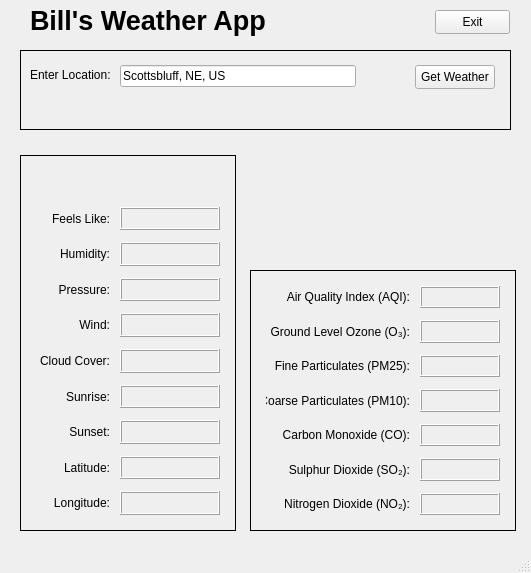
<?xml version="1.0" encoding="UTF-8"?>
<ui version="4.0">
 <class>MainWindow</class>
 <widget class="QMainWindow" name="MainWindow">
  <property name="geometry">
   <rect>
    <x>0</x>
    <y>0</y>
    <width>531</width>
    <height>573</height>
   </rect>
  </property>
  <property name="windowTitle">
   <string>Weather App</string>
  </property>
  <widget class="QWidget" name="centralwidget">
   <widget class="QLabel" name="label_2">
    <property name="geometry">
     <rect>
      <x>30</x>
      <y>5</y>
      <width>331</width>
      <height>31</height>
     </rect>
    </property>
    <property name="font">
     <font>
      <pointsize>20</pointsize>
      <bold>true</bold>
     </font>
    </property>
    <property name="text">
     <string>Bill's Weather App</string>
    </property>
   </widget>
   <widget class="QFrame" name="frame_get_location">
    <property name="geometry">
     <rect>
      <x>20</x>
      <y>50</y>
      <width>491</width>
      <height>80</height>
     </rect>
    </property>
    <property name="frameShape">
     <enum>QFrame::Shape::Panel</enum>
    </property>
    <property name="frameShadow">
     <enum>QFrame::Shadow::Plain</enum>
    </property>
    <property name="lineWidth">
     <number>1</number>
    </property>
    <widget class="QLabel" name="label">
     <property name="geometry">
      <rect>
       <x>10</x>
       <y>15</y>
       <width>91</width>
       <height>20</height>
      </rect>
     </property>
     <property name="text">
      <string>Enter Location:</string>
     </property>
    </widget>
    <widget class="QLineEdit" name="lineEdit">
     <property name="geometry">
      <rect>
       <x>100</x>
       <y>15</y>
       <width>236</width>
       <height>22</height>
      </rect>
     </property>
     <property name="text">
      <string>Scottsbluff, NE, US</string>
     </property>
    </widget>
    <widget class="QLabel" name="lbl_reverse_geocode">
     <property name="geometry">
      <rect>
       <x>10</x>
       <y>45</y>
       <width>461</width>
       <height>20</height>
      </rect>
     </property>
     <property name="text">
      <string/>
     </property>
     <property name="wordWrap">
      <bool>false</bool>
     </property>
    </widget>
    <widget class="QPushButton" name="btn_get_weather">
     <property name="geometry">
      <rect>
       <x>395</x>
       <y>15</y>
       <width>80</width>
       <height>24</height>
      </rect>
     </property>
     <property name="text">
      <string>Get Weather</string>
     </property>
    </widget>
   </widget>
   <widget class="QFrame" name="frame_weather">
    <property name="geometry">
     <rect>
      <x>20</x>
      <y>155</y>
      <width>216</width>
      <height>376</height>
     </rect>
    </property>
    <property name="frameShape">
     <enum>QFrame::Shape::Panel</enum>
    </property>
    <property name="frameShadow">
     <enum>QFrame::Shadow::Plain</enum>
    </property>
    <property name="lineWidth">
     <number>1</number>
    </property>
    <layout class="QGridLayout" name="gridLayout2" columnminimumwidth="0,100">
     <property name="sizeConstraint">
      <enum>QLayout::SizeConstraint::SetNoConstraint</enum>
     </property>
     <property name="leftMargin">
      <number>15</number>
     </property>
     <property name="topMargin">
      <number>15</number>
     </property>
     <property name="rightMargin">
      <number>15</number>
     </property>
     <property name="bottomMargin">
      <number>15</number>
     </property>
     <property name="horizontalSpacing">
      <number>10</number>
     </property>
     <property name="verticalSpacing">
      <number>12</number>
     </property>
     <item row="0" column="1">
      <widget class="QLabel" name="lbl_temperature">
       <property name="font">
        <font>
         <pointsize>14</pointsize>
         <bold>true</bold>
        </font>
       </property>
       <property name="frameShape">
        <enum>QFrame::Shape::NoFrame</enum>
       </property>
       <property name="text">
        <string/>
       </property>
      </widget>
     </item>
     <item row="1" column="0">
      <widget class="QLabel" name="label_3">
       <property name="text">
        <string>Feels Like:</string>
       </property>
       <property name="alignment">
        <set>Qt::AlignmentFlag::AlignRight|Qt::AlignmentFlag::AlignTrailing|Qt::AlignmentFlag::AlignVCenter</set>
       </property>
      </widget>
     </item>
     <item row="1" column="1">
      <widget class="QLabel" name="lbl_feels_like">
       <property name="autoFillBackground">
        <bool>false</bool>
       </property>
       <property name="styleSheet">
        <string notr="true"/>
       </property>
       <property name="frameShape">
        <enum>QFrame::Shape::Box</enum>
       </property>
       <property name="frameShadow">
        <enum>QFrame::Shadow::Raised</enum>
       </property>
       <property name="text">
        <string/>
       </property>
      </widget>
     </item>
     <item row="2" column="0">
      <widget class="QLabel" name="label_4">
       <property name="text">
        <string>Humidity:</string>
       </property>
       <property name="alignment">
        <set>Qt::AlignmentFlag::AlignRight|Qt::AlignmentFlag::AlignTrailing|Qt::AlignmentFlag::AlignVCenter</set>
       </property>
      </widget>
     </item>
     <item row="2" column="1">
      <widget class="QLabel" name="lbl_humidity">
       <property name="autoFillBackground">
        <bool>false</bool>
       </property>
       <property name="frameShape">
        <enum>QFrame::Shape::Box</enum>
       </property>
       <property name="frameShadow">
        <enum>QFrame::Shadow::Raised</enum>
       </property>
       <property name="text">
        <string/>
       </property>
      </widget>
     </item>
     <item row="3" column="0">
      <widget class="QLabel" name="label_5">
       <property name="text">
        <string>Pressure:</string>
       </property>
       <property name="alignment">
        <set>Qt::AlignmentFlag::AlignRight|Qt::AlignmentFlag::AlignTrailing|Qt::AlignmentFlag::AlignVCenter</set>
       </property>
      </widget>
     </item>
     <item row="3" column="1">
      <widget class="QLabel" name="lbl_pressure">
       <property name="autoFillBackground">
        <bool>false</bool>
       </property>
       <property name="frameShape">
        <enum>QFrame::Shape::Box</enum>
       </property>
       <property name="frameShadow">
        <enum>QFrame::Shadow::Raised</enum>
       </property>
       <property name="text">
        <string/>
       </property>
      </widget>
     </item>
     <item row="4" column="0">
      <widget class="QLabel" name="label_6">
       <property name="text">
        <string>Wind:</string>
       </property>
       <property name="alignment">
        <set>Qt::AlignmentFlag::AlignRight|Qt::AlignmentFlag::AlignTrailing|Qt::AlignmentFlag::AlignVCenter</set>
       </property>
      </widget>
     </item>
     <item row="4" column="1">
      <widget class="QLabel" name="lbl_wind">
       <property name="autoFillBackground">
        <bool>false</bool>
       </property>
       <property name="frameShape">
        <enum>QFrame::Shape::Box</enum>
       </property>
       <property name="frameShadow">
        <enum>QFrame::Shadow::Raised</enum>
       </property>
       <property name="text">
        <string/>
       </property>
      </widget>
     </item>
     <item row="5" column="0">
      <widget class="QLabel" name="label_9">
       <property name="text">
        <string>Cloud Cover:</string>
       </property>
       <property name="alignment">
        <set>Qt::AlignmentFlag::AlignRight|Qt::AlignmentFlag::AlignTrailing|Qt::AlignmentFlag::AlignVCenter</set>
       </property>
      </widget>
     </item>
     <item row="5" column="1">
      <widget class="QLabel" name="lbl_cloud_cover">
       <property name="autoFillBackground">
        <bool>false</bool>
       </property>
       <property name="frameShape">
        <enum>QFrame::Shape::Box</enum>
       </property>
       <property name="frameShadow">
        <enum>QFrame::Shadow::Raised</enum>
       </property>
       <property name="text">
        <string/>
       </property>
      </widget>
     </item>
     <item row="6" column="0">
      <widget class="QLabel" name="label_11">
       <property name="text">
        <string>Sunrise:</string>
       </property>
       <property name="alignment">
        <set>Qt::AlignmentFlag::AlignRight|Qt::AlignmentFlag::AlignTrailing|Qt::AlignmentFlag::AlignVCenter</set>
       </property>
      </widget>
     </item>
     <item row="6" column="1">
      <widget class="QLabel" name="lbl_sunrise">
       <property name="autoFillBackground">
        <bool>false</bool>
       </property>
       <property name="frameShape">
        <enum>QFrame::Shape::Box</enum>
       </property>
       <property name="frameShadow">
        <enum>QFrame::Shadow::Raised</enum>
       </property>
       <property name="text">
        <string/>
       </property>
      </widget>
     </item>
     <item row="7" column="0">
      <widget class="QLabel" name="label_10">
       <property name="text">
        <string>Sunset:</string>
       </property>
       <property name="alignment">
        <set>Qt::AlignmentFlag::AlignRight|Qt::AlignmentFlag::AlignTrailing|Qt::AlignmentFlag::AlignVCenter</set>
       </property>
      </widget>
     </item>
     <item row="7" column="1">
      <widget class="QLabel" name="lbl_sunset">
       <property name="autoFillBackground">
        <bool>false</bool>
       </property>
       <property name="frameShape">
        <enum>QFrame::Shape::Box</enum>
       </property>
       <property name="frameShadow">
        <enum>QFrame::Shadow::Raised</enum>
       </property>
       <property name="text">
        <string/>
       </property>
      </widget>
     </item>
     <item row="8" column="0">
      <widget class="QLabel" name="label_7">
       <property name="text">
        <string>Latitude:</string>
       </property>
       <property name="alignment">
        <set>Qt::AlignmentFlag::AlignRight|Qt::AlignmentFlag::AlignTrailing|Qt::AlignmentFlag::AlignVCenter</set>
       </property>
      </widget>
     </item>
     <item row="8" column="1">
      <widget class="QLabel" name="lbl_latitude">
       <property name="autoFillBackground">
        <bool>false</bool>
       </property>
       <property name="frameShape">
        <enum>QFrame::Shape::Box</enum>
       </property>
       <property name="frameShadow">
        <enum>QFrame::Shadow::Raised</enum>
       </property>
       <property name="text">
        <string/>
       </property>
      </widget>
     </item>
     <item row="9" column="0">
      <widget class="QLabel" name="label_8">
       <property name="text">
        <string>Longitude:</string>
       </property>
       <property name="alignment">
        <set>Qt::AlignmentFlag::AlignRight|Qt::AlignmentFlag::AlignTrailing|Qt::AlignmentFlag::AlignVCenter</set>
       </property>
      </widget>
     </item>
     <item row="9" column="1">
      <widget class="QLabel" name="lbl_longitude">
       <property name="autoFillBackground">
        <bool>false</bool>
       </property>
       <property name="frameShape">
        <enum>QFrame::Shape::Box</enum>
       </property>
       <property name="frameShadow">
        <enum>QFrame::Shadow::Raised</enum>
       </property>
       <property name="text">
        <string/>
       </property>
      </widget>
     </item>
    </layout>
   </widget>
   <widget class="QFrame" name="frame_aqi">
    <property name="geometry">
     <rect>
      <x>250</x>
      <y>270</y>
      <width>266</width>
      <height>261</height>
     </rect>
    </property>
    <property name="frameShape">
     <enum>QFrame::Shape::Panel</enum>
    </property>
    <property name="frameShadow">
     <enum>QFrame::Shadow::Plain</enum>
    </property>
    <property name="lineWidth">
     <number>1</number>
    </property>
    <layout class="QGridLayout" name="gridLayout" columnminimumwidth="0,80">
     <property name="sizeConstraint">
      <enum>QLayout::SizeConstraint::SetNoConstraint</enum>
     </property>
     <property name="leftMargin">
      <number>15</number>
     </property>
     <property name="topMargin">
      <number>15</number>
     </property>
     <property name="rightMargin">
      <number>15</number>
     </property>
     <property name="bottomMargin">
      <number>15</number>
     </property>
     <property name="horizontalSpacing">
      <number>10</number>
     </property>
     <property name="verticalSpacing">
      <number>12</number>
     </property>
     <item row="0" column="0">
      <widget class="QLabel" name="label_12">
       <property name="text">
        <string>Air Quality Index (AQI):</string>
       </property>
       <property name="alignment">
        <set>Qt::AlignmentFlag::AlignRight|Qt::AlignmentFlag::AlignTrailing|Qt::AlignmentFlag::AlignVCenter</set>
       </property>
      </widget>
     </item>
     <item row="0" column="1">
      <widget class="QLabel" name="lbl_aqi">
       <property name="autoFillBackground">
        <bool>false</bool>
       </property>
       <property name="styleSheet">
        <string notr="true"/>
       </property>
       <property name="frameShape">
        <enum>QFrame::Shape::Box</enum>
       </property>
       <property name="frameShadow">
        <enum>QFrame::Shadow::Raised</enum>
       </property>
       <property name="text">
        <string/>
       </property>
      </widget>
     </item>
     <item row="1" column="0">
      <widget class="QLabel" name="label_13">
       <property name="text">
        <string>Ground Level Ozone (O₃):</string>
       </property>
       <property name="alignment">
        <set>Qt::AlignmentFlag::AlignRight|Qt::AlignmentFlag::AlignTrailing|Qt::AlignmentFlag::AlignVCenter</set>
       </property>
      </widget>
     </item>
     <item row="1" column="1">
      <widget class="QLabel" name="lbl_ozone">
       <property name="autoFillBackground">
        <bool>false</bool>
       </property>
       <property name="styleSheet">
        <string notr="true"/>
       </property>
       <property name="frameShape">
        <enum>QFrame::Shape::Box</enum>
       </property>
       <property name="frameShadow">
        <enum>QFrame::Shadow::Raised</enum>
       </property>
       <property name="text">
        <string/>
       </property>
      </widget>
     </item>
     <item row="2" column="0">
      <widget class="QLabel" name="label_15">
       <property name="text">
        <string>Fine Particulates (PM25):</string>
       </property>
       <property name="alignment">
        <set>Qt::AlignmentFlag::AlignRight|Qt::AlignmentFlag::AlignTrailing|Qt::AlignmentFlag::AlignVCenter</set>
       </property>
      </widget>
     </item>
     <item row="2" column="1">
      <widget class="QLabel" name="lbl_pm25">
       <property name="autoFillBackground">
        <bool>false</bool>
       </property>
       <property name="styleSheet">
        <string notr="true"/>
       </property>
       <property name="frameShape">
        <enum>QFrame::Shape::Box</enum>
       </property>
       <property name="frameShadow">
        <enum>QFrame::Shadow::Raised</enum>
       </property>
       <property name="text">
        <string/>
       </property>
      </widget>
     </item>
     <item row="3" column="0">
      <widget class="QLabel" name="label_18">
       <property name="text">
        <string>Coarse Particulates (PM10):</string>
       </property>
       <property name="alignment">
        <set>Qt::AlignmentFlag::AlignRight|Qt::AlignmentFlag::AlignTrailing|Qt::AlignmentFlag::AlignVCenter</set>
       </property>
      </widget>
     </item>
     <item row="3" column="1">
      <widget class="QLabel" name="lbl_pm10">
       <property name="autoFillBackground">
        <bool>false</bool>
       </property>
       <property name="styleSheet">
        <string notr="true"/>
       </property>
       <property name="frameShape">
        <enum>QFrame::Shape::Box</enum>
       </property>
       <property name="frameShadow">
        <enum>QFrame::Shadow::Raised</enum>
       </property>
       <property name="text">
        <string/>
       </property>
      </widget>
     </item>
     <item row="4" column="0">
      <widget class="QLabel" name="label_14">
       <property name="text">
        <string>Carbon Monoxide (CO):</string>
       </property>
       <property name="alignment">
        <set>Qt::AlignmentFlag::AlignRight|Qt::AlignmentFlag::AlignTrailing|Qt::AlignmentFlag::AlignVCenter</set>
       </property>
      </widget>
     </item>
     <item row="4" column="1">
      <widget class="QLabel" name="lbl_carbon_monoxide">
       <property name="autoFillBackground">
        <bool>false</bool>
       </property>
       <property name="styleSheet">
        <string notr="true"/>
       </property>
       <property name="frameShape">
        <enum>QFrame::Shape::Box</enum>
       </property>
       <property name="frameShadow">
        <enum>QFrame::Shadow::Raised</enum>
       </property>
       <property name="text">
        <string/>
       </property>
      </widget>
     </item>
     <item row="5" column="0">
      <widget class="QLabel" name="label_16">
       <property name="text">
        <string>Sulphur Dioxide (SO₂):</string>
       </property>
       <property name="alignment">
        <set>Qt::AlignmentFlag::AlignRight|Qt::AlignmentFlag::AlignTrailing|Qt::AlignmentFlag::AlignVCenter</set>
       </property>
      </widget>
     </item>
     <item row="5" column="1">
      <widget class="QLabel" name="lbl_sulphur_dioxide">
       <property name="autoFillBackground">
        <bool>false</bool>
       </property>
       <property name="styleSheet">
        <string notr="true"/>
       </property>
       <property name="frameShape">
        <enum>QFrame::Shape::Box</enum>
       </property>
       <property name="frameShadow">
        <enum>QFrame::Shadow::Raised</enum>
       </property>
       <property name="text">
        <string/>
       </property>
      </widget>
     </item>
     <item row="6" column="0">
      <widget class="QLabel" name="label_17">
       <property name="text">
        <string>Nitrogen Dioxide (NO₂):</string>
       </property>
       <property name="alignment">
        <set>Qt::AlignmentFlag::AlignRight|Qt::AlignmentFlag::AlignTrailing|Qt::AlignmentFlag::AlignVCenter</set>
       </property>
      </widget>
     </item>
     <item row="6" column="1">
      <widget class="QLabel" name="lbl_nitrogen_dioxide">
       <property name="autoFillBackground">
        <bool>false</bool>
       </property>
       <property name="styleSheet">
        <string notr="true"/>
       </property>
       <property name="frameShape">
        <enum>QFrame::Shape::Box</enum>
       </property>
       <property name="frameShadow">
        <enum>QFrame::Shadow::Raised</enum>
       </property>
       <property name="text">
        <string/>
       </property>
      </widget>
     </item>
    </layout>
   </widget>
   <widget class="QLabel" name="lbl_description">
    <property name="geometry">
     <rect>
      <x>250</x>
      <y>150</y>
      <width>231</width>
      <height>16</height>
     </rect>
    </property>
    <property name="font">
     <font>
      <pointsize>11</pointsize>
     </font>
    </property>
    <property name="text">
     <string/>
    </property>
    <property name="alignment">
     <set>Qt::AlignmentFlag::AlignCenter</set>
    </property>
   </widget>
   <widget class="QLabel" name="lbl_weather_icon">
    <property name="geometry">
     <rect>
      <x>405</x>
      <y>185</y>
      <width>50</width>
      <height>50</height>
     </rect>
    </property>
    <property name="text">
     <string/>
    </property>
    <property name="alignment">
     <set>Qt::AlignmentFlag::AlignRight|Qt::AlignmentFlag::AlignTrailing|Qt::AlignmentFlag::AlignVCenter</set>
    </property>
   </widget>
   <widget class="QProgressBar" name="progress_bar">
    <property name="geometry">
     <rect>
      <x>20</x>
      <y>580</y>
      <width>118</width>
      <height>16</height>
     </rect>
    </property>
    <property name="sizePolicy">
     <sizepolicy hsizetype="Fixed" vsizetype="Fixed">
      <horstretch>0</horstretch>
      <verstretch>0</verstretch>
     </sizepolicy>
    </property>
    <property name="value">
     <number>0</number>
    </property>
   </widget>
   <widget class="QLabel" name="lbl_wind_arrow">
    <property name="geometry">
     <rect>
      <x>275</x>
      <y>170</y>
      <width>80</width>
      <height>80</height>
     </rect>
    </property>
    <property name="frameShape">
     <enum>QFrame::Shape::NoFrame</enum>
    </property>
    <property name="text">
     <string/>
    </property>
   </widget>
   <widget class="QPushButton" name="btn_exit">
    <property name="geometry">
     <rect>
      <x>435</x>
      <y>10</y>
      <width>75</width>
      <height>24</height>
     </rect>
    </property>
    <property name="text">
     <string>Exit</string>
    </property>
   </widget>
  </widget>
  <widget class="QStatusBar" name="status_bar"/>
  <action name="action_exit">
   <property name="text">
    <string>E&amp;xit</string>
   </property>
  </action>
  <action name="action_about">
   <property name="text">
    <string>&amp;About</string>
   </property>
  </action>
  <action name="action_get_weather">
   <property name="text">
    <string>&amp;Get Weather</string>
   </property>
  </action>
 </widget>
 <resources/>
 <connections/>
 <designerdata>
  <property name="gridDeltaX">
   <number>5</number>
  </property>
  <property name="gridDeltaY">
   <number>5</number>
  </property>
  <property name="gridSnapX">
   <bool>true</bool>
  </property>
  <property name="gridSnapY">
   <bool>true</bool>
  </property>
  <property name="gridVisible">
   <bool>true</bool>
  </property>
 </designerdata>
</ui>
